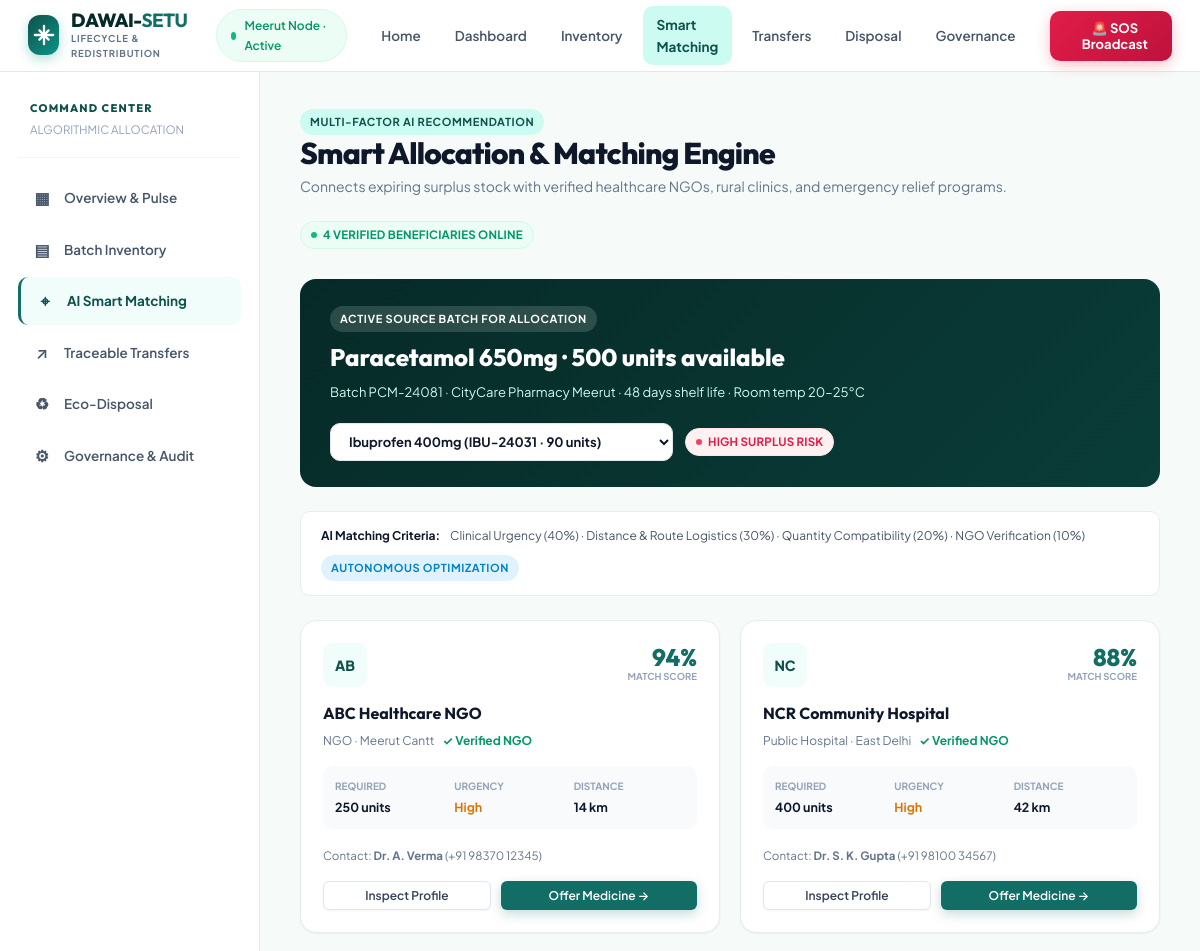
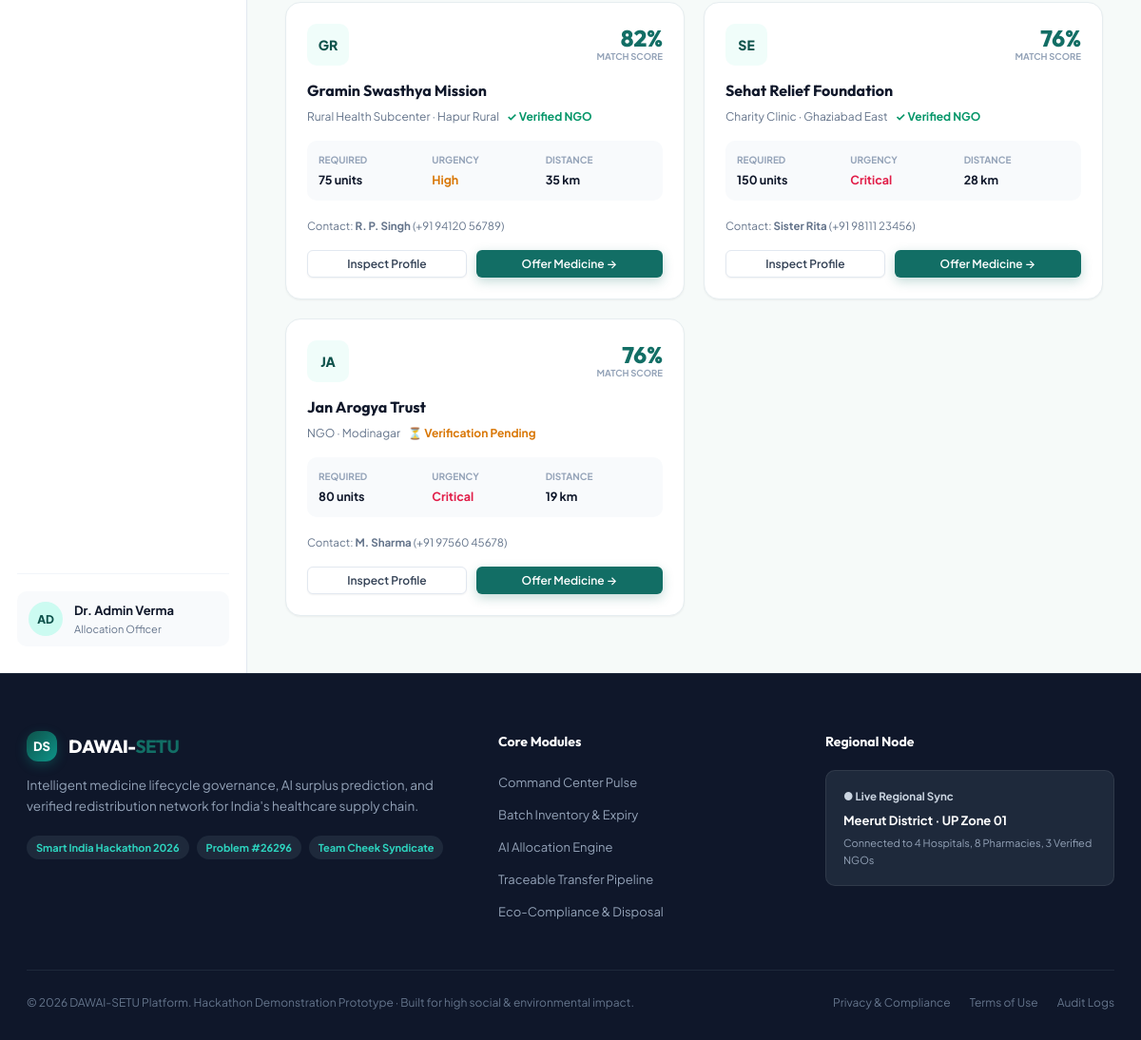
The page /matching.html on the database its author committed (2 pictures, top to bottom).
### tables this page shows
CREATE TABLE organizations (
        id INTEGER PRIMARY KEY AUTOINCREMENT,
        name TEXT NOT NULL,
        type TEXT DEFAULT 'NGO',
        location TEXT NOT NULL,
        distance_km INTEGER DEFAULT 12,
        verified INTEGER DEFAULT 0,
        required_medicine TEXT NOT NULL,
        required_qty INTEGER NOT NULL,
        urgency TEXT DEFAULT 'Medium',
        contact_person TEXT DEFAULT 'Dr. Coordinator',
        phone TEXT DEFAULT '+91 98765 43210'
    );

### app.py (the view)
@app.route("/matching")
@app.route("/matching.html")
def matching():
    conn = db()
    medicines = [dict(row) for row in conn.execute("SELECT * FROM medicines WHERE status != 'Expired' ORDER BY expiry ASC").fetchall()]
    orgs = [dict(row) for row in conn.execute("SELECT * FROM organizations ORDER BY verified DESC, urgency DESC").fetchall()]
    conn.close()
    return render_template("matching.html", medicines=medicines, orgs=orgs, active_page="matching")

### app.py (called while the page is built)
def db():
    conn = sqlite3.connect(DB_PATH)
    conn.row_factory = sqlite3.Row
    return conn

### templates/matching.html (shortened to what this page needs)
<!doctype html>
<html lang="en">
<head>
  <link rel="stylesheet" href="../static/style.css">
  <link rel="stylesheet" href="/static/style.css">
  <link rel="stylesheet" href="style.css">
</head>
<body data-page="matching">
  <header class="nav-bar">
    <div class="nav-container">
      <a class="brand" href="index.html">
        <div class="brand-badge">
          <svg width="22" height="22" viewBox="0 0 24 24" fill="none" stroke="currentColor" stroke-width="2.5" stroke-linecap="round" stroke-linejoin="round">
            <path d="M12 2v20M2 12h20M7 7l10 10M17 7L7 17"/>
          </svg>
        </div>
        <div class="brand-text">
          <span class="brand-title">DAWAI-<b>SETU</b></span>
          <span class="brand-tag">LIFECYCLE & REDISTRIBUTION</span>
        </div>
      </a>
      <div class="nav-center">
        <div class="node-pill">
          <span class="beacon"></span>
          <span>Meerut Node · Active</span>
        </div>
      </div>
      <nav class="nav-links" id="mainNav">
        <a href="index.html" class="nav-link">Home</a>
        <a href="dashboard.html" class="nav-link">Dashboard</a>
        <a href="inventory.html" class="nav-link">Inventory</a>
        <a href="matching.html" class="nav-link active">Smart Matching</a>
        <a href="transfers.html" class="nav-link">Transfers</a>
        <a href="disposal.html" class="nav-link">Disposal</a>
        <a href="admin.html" class="nav-link">Governance</a>
      </nav>
      <div class="nav-actions">
        <button class="btn-sos" onclick="openModal('emergencyModal')" title="Broadcast Emergency Medicine Request">
          <span>🚨 SOS Broadcast</span>
        </button>
      </div>
    </div>
  </header>
  <div class="main-wrapper">
    <div class="app-shell">
      <aside class="sidebar">
        <div class="side-header">
          <div class="side-title">COMMAND CENTER</div>
          <span class="side-subtitle">ALGORITHMIC ALLOCATION</span>
        </div>
        <div class="sidebar-nav">
          <a href="dashboard.html" class="side-item">
            <span class="side-icon">▦</span>
            <span>Overview & Pulse</span>
          </a>
          <a href="inventory.html" class="side-item">
            <span class="side-icon">▤</span>
            <span>Batch Inventory</span>
          </a>
          <a href="matching.html" class="side-item active">
            <span class="side-icon">⌖</span>
            <span>AI Smart Matching</span>
          </a>
          <a href="transfers.html" class="side-item">
            <span class="side-icon">↗</span>
            <span>Traceable Transfers</span>
          </a>
          <a href="disposal.html" class="side-item">
            <span class="side-icon">♻</span>
            <span>Eco-Disposal</span>
          </a>
          <a href="admin.html" class="side-item">
            <span class="side-icon">⚙</span>
            <span>Governance & Audit</span>
          </a>
        </div>
        <div class="side-footer">
          <div class="user-profile">
            <div class="user-avatar">AD</div>
            <div class="user-info">
              <b>Dr. Admin Verma</b>
              <small>Allocation Officer</small>
            </div>
          </div>
        </div>
      </aside>
      <main class="content-area">
        <div class="page-header">
          <div class="page-title-group">
            <div class="badge-tag primary">MULTI-FACTOR AI RECOMMENDATION</div>
            <h1>Smart Allocation & Matching Engine</h1>
            <p>Connects expiring surplus stock with verified healthcare NGOs, rural clinics, and emergency relief programs.</p>
          </div>
          <div class="page-actions">
            <span class="pill ok">4 VERIFIED BENEFICIARIES ONLINE</span>
          </div>
        </div>
        <div class="match-source-banner">
          <div class="source-details">
            <div class="badge-tag" style="background: rgba(255,255,255,0.15); color: #fff;">ACTIVE SOURCE BATCH FOR ALLOCATION</div>
            <h2>Paracetamol 650mg · 500 units available</h2>
            <p>Batch PCM-24081 · CityCare Pharmacy Meerut · 48 days shelf life · Room temp 20–25°C</p>
          </div>
          <div style="display: flex; gap: 12px; align-items: center;">
            <select class="filter-select" style="background: #ffffff; color: var(--slate-900); font-weight: 700;" onchange="showToast('Switched source batch to: ' + this.options[this.selectedIndex].text)">
              {% if medicines %}
                {% for m in medicines %}
                <option value="{{ m.batch }}">{{ m.name }} ({{ m.batch }} · {{ m.quantity }} units)</option>
                {% endfor %}
              {% else %}
                <option value="PCM-24081">Paracetamol 650mg (PCM-24081 · 500 units)</option>
                <option value="AMX-24019">Amoxicillin 500mg (AMX-24019 · 180 units)</option>
                <option value="AZI-24072">Azithromycin 250mg (AZI-24072 · 120 units)</option>
              {% endif %}
            </select>
            <span class="pill high">HIGH SURPLUS RISK</span>
          </div>
        </div>
        <div style="background: #ffffff; border: 1px solid var(--border-card); border-radius: var(--radius-md); padding: 14px 20px; margin-bottom: 24px; display: flex; align-items: center; justify-content: space-between; font-size: 12px; color: var(--slate-600); flex-wrap: wrap; gap: 10px;">
          <div>
            <b style="color: var(--slate-900);">AI Matching Criteria:</b>
            <span style="margin-left: 8px;">Clinical Urgency (40%) · Distance &amp; Route Logistics (30%) · Quantity Compatibility (20%) · NGO Verification (10%)</span>
          </div>
          <span class="badge-tag info">AUTONOMOUS OPTIMIZATION</span>
        </div>
        <div class="match-grid">
          {% if orgs %}
            {% for o in orgs %}
            {% set score = 94 if loop.index == 1 else (88 if loop.index == 2 else (82 if loop.index == 3 else 76)) %}
            <article class="match-card">
              <div class="match-card-top">
                <div class="org-avatar">{{ o.name[:2].upper() }}</div>
                <div class="score-badge">
                  <div class="score-val">{{ score }}%</div>
                  <div class="score-lbl">Match Score</div>
                </div>
              </div>
              <h3>{{ o.name }}</h3>
              <div class="match-card-meta">
                <span>{{ o.type }} · {{ o.location }}</span>
                {% if o.verified == 1 %}
                  <span style="color: var(--emerald-600); font-weight: 700; margin-left: 6px;">✓ Verified NGO</span>
                {% else %}
                  <span style="color: var(--amber-600); font-weight: 700; margin-left: 6px;">⏳ Verification Pending</span>
                {% endif %}
              </div>
              <div class="match-specs-grid">
                <div class="spec-cell">
                  Required
                  <b>{{ o.required_qty }} units</b>
                </div>
                <div class="spec-cell">
                  Urgency
                  <b style="color: {{ 'var(--rose-600)' if o.urgency == 'Critical' else ('var(--amber-600)' if o.urgency == 'High' else 'var(--slate-800)') }}">{{ o.urgency }}</b>
                </div>
                <div class="spec-cell">
                  Distance
                  <b>{{ o.distance_km }} km</b>
                </div>
              </div>
              <div style="font-size: 11.5px; color: var(--slate-500); margin-bottom: 16px;">
                Contact: <b>{{ o.contact_person }}</b> ({{ o.phone }})
              </div>
              <div class="match-card-actions">
                <button class="btn btn-secondary btn-sm" style="flex: 1;" onclick="showToast('Profile: {{ o.name }} — Licensed Community Non-Profit');">
                  Inspect Profile
                </button>
                <button class="btn btn-primary btn-sm" style="flex: 1.2;" onclick="openTransferModal('{{ o.name }}', 'Paracetamol 650mg', 'PCM-24081', {{ o.required_qty }})">
                  Offer Medicine →
                </button>
              </div>
            </article>
            {% endfor %}
          {% endif %}
        </div>
      </main>
    </div>
  </div>
  <footer class="footer-site">
    <div class="footer-content">
      <div class="footer-col brand-col">
        <div class="brand footer-brand">
          <div class="brand-badge small">DS</div>
          <span class="brand-title">DAWAI-<b>SETU</b></span>
        </div>
        <p class="footer-desc">Intelligent medicine lifecycle governance, AI surplus prediction, and verified redistribution network for India's healthcare supply chain.</p>
        <div class="footer-chips">
          <span class="chip">Smart India Hackathon 2026</span>
          <span class="chip">Problem #26296</span>
          <span class="chip">Team Cheek Syndicate</span>
        </div>
      </div>
      <div class="footer-col">
        <h4>Core Modules</h4>
        <ul>
          <li><a href="dashboard.html">Command Center Pulse</a></li>
          <li><a href="inventory.html">Batch Inventory &amp; Expiry</a></li>
          <li><a href="matching.html">AI Allocation Engine</a></li>
          <li><a href="transfers.html">Traceable Transfer Pipeline</a></li>
          <li><a href="disposal.html">Eco-Compliance &amp; Disposal</a></li>
        </ul>
      </div>
      <div class="footer-col">
        <h4>Regional Node</h4>
        <div class="node-card">
          <div class="node-status">● Live Regional Sync</div>
          <p>Meerut District · UP Zone 01</p>
          <small>Connected to 4 Hospitals, 8 Pharmacies, 3 Verified NGOs</small>
        </div>
      </div>
    </div>
    <div class="footer-bottom">
      <p>© 2026 DAWAI-SETU Platform. Hackathon Demonstration Prototype · Built for high social &amp; environmental impact.</p>
      <div class="footer-links">
        <a href="#privacy" onclick="showToast('Data Governance Policy: DPDP Act 2023 Compliant'); return false;">Privacy &amp; Compliance</a>
        <a href="#terms" onclick="showToast('Standard Healthcare Provider Protocol'); return false;">Terms of Use</a>
        <a href="admin.html">Audit Logs</a>
      </div>
    </div>
  </footer>
</body>
</html>

### rows shown on the page
organizations: name "AB", score "94", name "ABC Healthcare NGO", type "NGO", location "Meerut Cantt", verified "✓ Verified NGO", required_qty "250", urgency "High", distance_km "14", contact_person "Dr. A. Verma", phone "+91 98370 12345"
organizations: name "NC", score "88", name "NCR Community Hospital", type "Public Hospital", location "East Delhi", verified "✓ Verified NGO", required_qty "400", urgency "High", distance_km "42", contact_person "Dr. S. K. Gupta", phone "+91 98100 34567"
organizations: name "GR", score "82", name "Gramin Swasthya Mission", type "Rural Health Subcenter", location "Hapur Rural", verified "✓ Verified NGO", required_qty "75", urgency "High", distance_km "35", contact_person "R. P. Singh", phone "+91 94120 56789"
organizations: name "SE", score "76", name "Sehat Relief Foundation", type "Charity Clinic", location "Ghaziabad East", verified "✓ Verified NGO", required_qty "150", urgency "Critical", distance_km "28", contact_person "Sister Rita", phone "+91 98111 23456"
organizations: name "JA", score "76", name "Jan Arogya Trust", type "NGO", location "Modinagar", verified "⏳ Verification Pending", required_qty "80", urgency "Critical", distance_km "19", contact_person "M. Sharma", phone "+91 97560 45678"

### other values the page prints
form field value "Ibuprofen 400mg (IBU-24031 · 90 units)"
